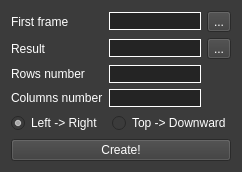
<?xml version="1.0" encoding="UTF-8"?>
<ui version="4.0">
 <class>Widget</class>
 <widget class="QWidget" name="Widget">
  <property name="geometry">
   <rect>
    <x>0</x>
    <y>0</y>
    <width>242</width>
    <height>172</height>
   </rect>
  </property>
  <property name="windowTitle">
   <string>AnimationStripBuilder</string>
  </property>
  <property name="windowIcon">
   <iconset resource="resources.qrc">
    <normaloff>:/resources/icon.png</normaloff>:/resources/icon.png</iconset>
  </property>
  <property name="styleSheet">
   <string notr="true">background-color:rgb(59, 59, 59);
color:rgb(255, 255, 255);</string>
  </property>
  <layout class="QVBoxLayout" name="verticalLayout_2">
   <item>
    <layout class="QGridLayout" name="gridLayout">
     <item row="0" column="0">
      <widget class="QLabel" name="labelFirstFrame">
       <property name="text">
        <string>First frame</string>
       </property>
      </widget>
     </item>
     <item row="0" column="1" colspan="2">
      <widget class="QLineEdit" name="lineEditFirstFrame">
       <property name="sizePolicy">
        <sizepolicy hsizetype="Preferred" vsizetype="Fixed">
         <horstretch>0</horstretch>
         <verstretch>0</verstretch>
        </sizepolicy>
       </property>
       <property name="styleSheet">
        <string notr="true">background-color:rgb(36, 36, 36);
border:1px solid white;</string>
       </property>
       <property name="inputMask">
        <string/>
       </property>
       <property name="text">
        <string/>
       </property>
       <property name="readOnly">
        <bool>true</bool>
       </property>
      </widget>
     </item>
     <item row="1" column="0">
      <widget class="QLabel" name="labelResult">
       <property name="text">
        <string>Result</string>
       </property>
      </widget>
     </item>
     <item row="1" column="1" colspan="2">
      <widget class="QLineEdit" name="lineEditResult">
       <property name="sizePolicy">
        <sizepolicy hsizetype="Preferred" vsizetype="Fixed">
         <horstretch>0</horstretch>
         <verstretch>0</verstretch>
        </sizepolicy>
       </property>
       <property name="styleSheet">
        <string notr="true">background-color:rgb(36, 36, 36);
border:1px solid white;</string>
       </property>
      </widget>
     </item>
     <item row="2" column="0">
      <widget class="QLabel" name="labelNRows">
       <property name="text">
        <string>Rows number</string>
       </property>
      </widget>
     </item>
     <item row="3" column="0">
      <widget class="QLabel" name="labelNColumns">
       <property name="text">
        <string>Columns number</string>
       </property>
      </widget>
     </item>
     <item row="5" column="0" colspan="4">
      <widget class="QPushButton" name="pushButtonCreate">
       <property name="styleSheet">
        <string notr="true">QPushButton:hover {
	background-color:rgb(96, 96, 96);
}</string>
       </property>
       <property name="text">
        <string>Create!</string>
       </property>
      </widget>
     </item>
     <item row="1" column="3">
      <widget class="QToolButton" name="toolButtonSetResult">
       <property name="styleSheet">
        <string notr="true">QToolButton:hover {
	background-color:rgb(96, 96, 96);
}</string>
       </property>
       <property name="text">
        <string>...</string>
       </property>
      </widget>
     </item>
     <item row="0" column="3">
      <widget class="QToolButton" name="toolButtonSetFirstFrame">
       <property name="styleSheet">
        <string notr="true">QToolButton:hover {
	background-color:rgb(96, 96, 96);
}</string>
       </property>
       <property name="text">
        <string>...</string>
       </property>
      </widget>
     </item>
     <item row="4" column="0" colspan="4">
      <layout class="QHBoxLayout" name="horizontalLayout">
       <item>
        <widget class="QRadioButton" name="radioButtonRowsCols">
         <property name="styleSheet">
          <string notr="true"/>
         </property>
         <property name="text">
          <string>Left -&gt; Right</string>
         </property>
         <property name="checked">
          <bool>true</bool>
         </property>
         <attribute name="buttonGroup">
          <string>buttonGroup</string>
         </attribute>
        </widget>
       </item>
       <item>
        <widget class="QRadioButton" name="radioButtonColsRows">
         <property name="text">
          <string>Top -&gt; Downward</string>
         </property>
         <attribute name="buttonGroup">
          <string>buttonGroup</string>
         </attribute>
        </widget>
       </item>
      </layout>
     </item>
     <item row="2" column="1" colspan="2">
      <widget class="QLineEdit" name="lineEditNRows">
       <property name="sizePolicy">
        <sizepolicy hsizetype="Preferred" vsizetype="Fixed">
         <horstretch>0</horstretch>
         <verstretch>0</verstretch>
        </sizepolicy>
       </property>
       <property name="styleSheet">
        <string notr="true">background-color:rgb(36, 36, 36);
border:1px solid white;</string>
       </property>
       <property name="inputMask">
        <string/>
       </property>
       <property name="text">
        <string/>
       </property>
      </widget>
     </item>
     <item row="3" column="1" colspan="2">
      <widget class="QLineEdit" name="lineEditNColumns">
       <property name="sizePolicy">
        <sizepolicy hsizetype="Preferred" vsizetype="Fixed">
         <horstretch>0</horstretch>
         <verstretch>0</verstretch>
        </sizepolicy>
       </property>
       <property name="styleSheet">
        <string notr="true">background-color:rgb(36, 36, 36);
border:1px solid white;</string>
       </property>
       <property name="inputMask">
        <string/>
       </property>
      </widget>
     </item>
    </layout>
   </item>
  </layout>
 </widget>
 <layoutdefault spacing="6" margin="11"/>
 <resources>
  <include location="resources.qrc"/>
 </resources>
 <connections/>
 <buttongroups>
  <buttongroup name="buttonGroup"/>
 </buttongroups>
</ui>
